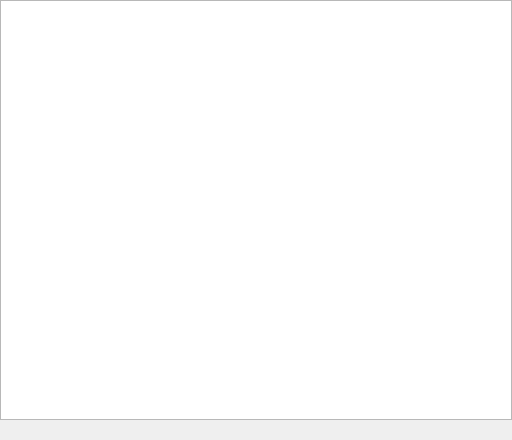
<?xml version="1.0" encoding="UTF-8"?>
<ui version="4.0">
 <class>BreakpointsWindow</class>
 <widget class="QWidget" name="BreakpointsWindow">
  <property name="geometry">
   <rect>
    <x>0</x>
    <y>0</y>
    <width>512</width>
    <height>440</height>
   </rect>
  </property>
  <property name="windowTitle">
   <string>Form</string>
  </property>
  <layout class="QVBoxLayout" name="verticalLayout">
   <property name="spacing">
    <number>0</number>
   </property>
   <property name="leftMargin">
    <number>0</number>
   </property>
   <property name="topMargin">
    <number>0</number>
   </property>
   <property name="rightMargin">
    <number>0</number>
   </property>
   <property name="bottomMargin">
    <number>0</number>
   </property>
   <item>
    <widget class="QTableView" name="tableView">
     <property name="selectionBehavior">
      <enum>QAbstractItemView::SelectRows</enum>
     </property>
     <property name="verticalScrollMode">
      <enum>QAbstractItemView::ScrollPerPixel</enum>
     </property>
     <property name="horizontalScrollMode">
      <enum>QAbstractItemView::ScrollPerPixel</enum>
     </property>
    </widget>
   </item>
   <item>
    <layout class="QHBoxLayout" name="horizontalLayout">
     <property name="leftMargin">
      <number>3</number>
     </property>
     <property name="topMargin">
      <number>3</number>
     </property>
     <property name="rightMargin">
      <number>3</number>
     </property>
     <property name="bottomMargin">
      <number>3</number>
     </property>
     <item>
      <widget class="QLabel" name="labelStatus">
       <property name="text">
        <string/>
       </property>
      </widget>
     </item>
    </layout>
   </item>
  </layout>
 </widget>
 <resources/>
 <connections>
  <connection>
   <sender>tableView</sender>
   <signal>doubleClicked(QModelIndex)</signal>
   <receiver>BreakpointsWindow</receiver>
   <slot>breakpointsViewDoubleClicked(QModelIndex)</slot>
   <hints>
    <hint type="sourcelabel">
     <x>255</x>
     <y>211</y>
    </hint>
    <hint type="destinationlabel">
     <x>255</x>
     <y>219</y>
    </hint>
   </hints>
  </connection>
 </connections>
 <slots>
  <slot>breakpointsViewDoubleClicked(QModelIndex)</slot>
 </slots>
</ui>
